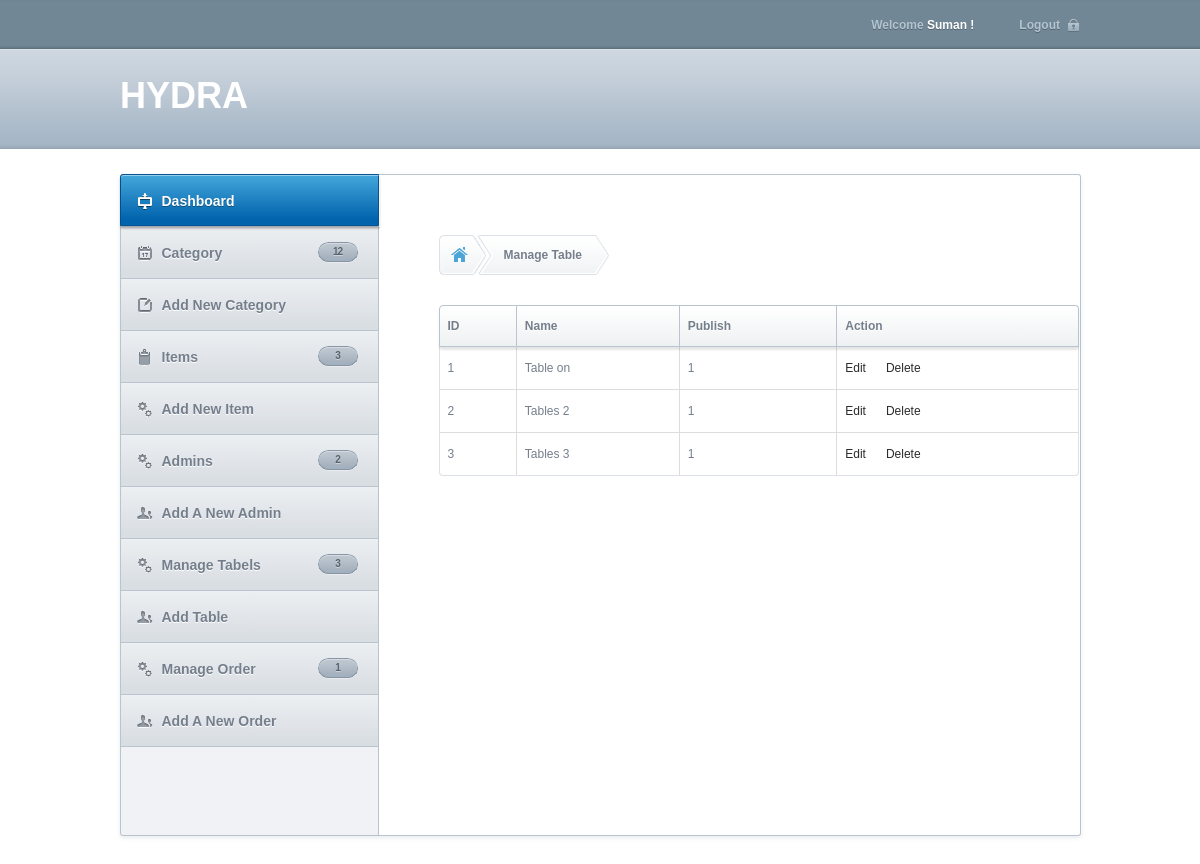
Screenshot of /cp/index.php?page=manage_table (signed in) with the database file from the repository.
### tables this page shows
CREATE TABLE IF NOT EXISTS `tbl_table` (
  `id` int(24) NOT NULL AUTO_INCREMENT,
  `name` varchar(255) NOT NULL,
  `status` int(2) NOT NULL,
  PRIMARY KEY (`id`)
);

### cp/includes/manage_table.php (the view, shortened to what this page needs)
<div id="content">
					<ul class="breadcrumb">
						<li class="home"><a href="index.php" ></a></li>
						<li class="last"><a href="#" >Manage Table </a></li>
					</ul>
					<table id="sample-table-sortable" class="sortable normal-table" cellspacing='0'>
							<thead>
								<tr>
									<th class="first">ID</th>
									<th>Name </th>
									<th>Publish</th>
                                    <th>Action</th>
								</tr>
							</thead>
							<tbody>
                            <?php
								$query = mysql_query("select * from tbl_table");
								while($result = mysql_fetch_array($query)){
							?>
								<tr>
									<td><?php echo $result[0]; ?></td>
									<td><?php echo $result[1]; ?></td>
                                    <td><?php echo $result[2]; ?></td>
                                    <td><a href="index.php?page=edit_table&id=<?php echo $result[0]; ?>" class="">Edit</a>&nbsp;&nbsp;&nbsp;&nbsp;&nbsp;&nbsp;<a href="index.php?page=delete_page&id=<?php echo $result[0]; ?>" class="">Delete</a></td>
								</tr>
                            <?php } ?>
							</tbody>
					</table>
</div>

### cp/_layout/style.css (style rules this page uses)
html, body, div, dl, dt, dd, ul, ol, li, h1, h2, h3, h4, h5, h6, pre, form, fieldset, input, textarea, label, p, blockquote, th, td { margin:0;padding:0; }
table { border-spacing:0; }
address, caption, cite, code, dfn, em, strong, th, var { font-style:normal;font-weight:normal; }
ol, ul { list-style:none; }
caption, th { text-align:left; }
* { outline: none; }
body, p, span, div { font-family:arial, verdana, trebuchet ms;font-size:12px;line-height:21px;color:#757f8c; }
a { color:#2b2b2b;text-decoration:none; }
.last { margin-right:0 !important; }
#content { width:640px;float:left;min-height:540px;padding:30px; }
.breadcrumb { height:40px;background:url('images/back-breadcrumb.png') no-repeat left top;margin-bottom:30px;padding-left:5px; }
.breadcrumb li { height:40px;padding:0 28px 0 10px;float:left;background:url('images/back-breadcrumb.png') no-repeat right -80px; }
.breadcrumb li.last { background:url('images/back-breadcrumb.png') no-repeat right -40px; }
.breadcrumb li a { display:block;height:40px;font-weight:bold;color:#757F8C;line-height:40px;text-shadow:0 1px #FEFEFF; }
.breadcrumb li.home { width:40px;height:40px;padding:0 5px; }
.breadcrumb li.home a { background:url('images/icon-home-breadcrumb.png') no-repeat 2px 12px; }
table.normal-table { font-family:arial;font-size: 12px;width:100%;text-align: left; }
table.normal-table thead th:first-child { border-radius:4px 0 0 0; }
table.normal-table thead th:last-child { border-radius:0 4px 0 0;border-right:1px solid #b9c4cf; }
table.normal-table tr td:first-child { border-left:1px solid #dce1e7; }
table.normal-table tr:first-child td { border-top:none; }
table.normal-table tr:last-child td { border-bottom:1px solid #dce1e7; }
table.normal-table td:last-child { border-right:1px solid #dce1e7; }
table.normal-table tr:last-child td:first-child { border-radius:0 0 0 4px; }
table.normal-table tr:last-child td:last-child { border-radius:0 0 4px 0; }
table.normal-table th { border-bottom:1px solid #b9c4cf;border-top:1px solid #b9c4cf; font-weight: bold;padding:0 8px;color: #5a5a5a;height:40px;background-image: -webkit-linear-gradient(bottom, #eef1f2, #fff);background-image: -moz-linear-gradient(bottom, #eef1f2, #fff);background-image: -o-linear-gradient(bottom, #eef1f2, #fff);background-image: -ms-linear-gradient(bottom, #eef1f2, #fff);background-image: linear-gradient(to top, #eef1f2, #fff);color:#757f8c;fons-size:12px;text-shadow:0 1px #fff;font-family:arial !important;border-right:1px solid #b9c4cf; }
.normal-table thead { position:relative;z-index:9999;box-shadow: 0 3px 2px rgba(0,0,0,.10), inset 0 1px rgba(255,255,255,.4);border-radius:4px;overflow:hidden; }
table.normal-table th.first { border-left:1px solid #b9c4cf; }
table.normal-table td { padding: 0 8px;background:transparent;border-top:1px solid #dddddd;border-right:1px solid #dddddd;color: #8b8b8b;height:42px;color:#757f8c; }
table.normal-table td:first-child { border-left:none; }

### rows the page displays
tbl_table: id "1", name "Table on", status "1"
tbl_table: id "2", name "Tables 2", status "1"
tbl_table: id "3", name "Tables 3", status "1"

### other values shown
$_SESSION['loggedIn'] "Suman"
$catnum "12"
$adsnum "3"
$adminum "2"
$pagenum "3"
$pageord "1"
